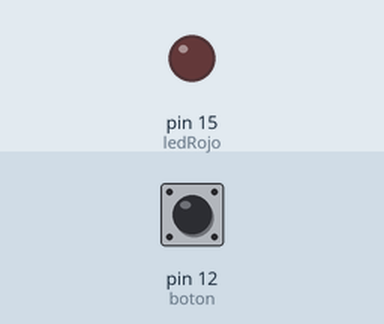
Simulated run of this sketch. Board: Arduino Uno, built with avr-gcc and run on an emulated ATmega328P. Shown: output pins drawn as LEDs (lit = HIGH). The test bench sets the inputs (shaded band); at power-on: pin 12 (boton) LOW.

Above: at 1.2 s.
1.3 s: pin 12 (boton) pulled HIGH for 0.15 s
At 1.6 s:
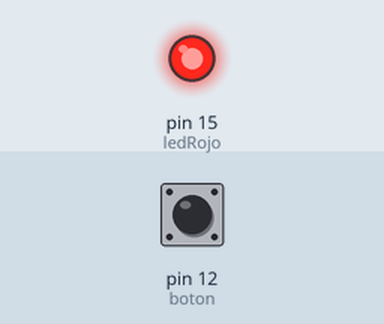
2.9 s: pin 12 (boton) pulled HIGH for 1 s
At 4.0 s:
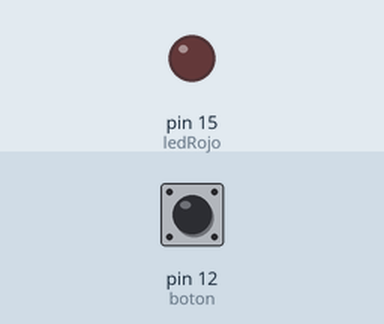
5.4 s: pin 12 (boton) pulled HIGH for 3.2 s
At 5.9 s:
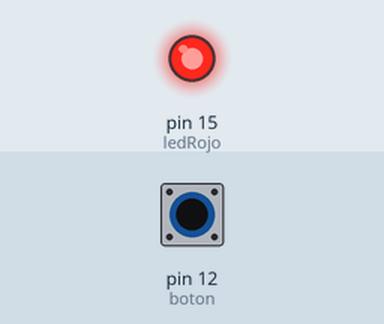
Timing chart, 0 to 8.4 s (numbered marks = the images above; inputs shaded):
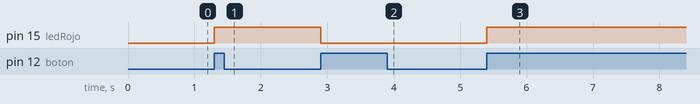

The sketch:

sketch_may10a.ino
```cpp
#define boton 12
#define ledRojo 15

bool estadoLED = false;  // Variable para almacenar el estado del LED

void setup() {
  pinMode(boton, INPUT);
  pinMode(ledRojo, OUTPUT);
}

void loop() {
  static bool ultimoEstadoBoton = LOW;  // Guarda el estado anterior del botón
  int estadoBoton = digitalRead(boton);

  // Detecta el cambio de estado (de LOW a HIGH) para actuar solo en pulsaciones
  if (estadoBoton == HIGH && ultimoEstadoBoton == LOW) {
    estadoLED = !estadoLED;  // Cambia el estado del LED
    digitalWrite(ledRojo, estadoLED ? HIGH : LOW);
    delay(200);  // Pequeño retardo para evitar rebotes mecánicos
  }

  ultimoEstadoBoton = estadoBoton;  // Guarda el estado actual del botón
}
```

Measured:
- after the input at 1.3 s, pin 15 (ledRojo): LOW → HIGH at once
- after the input at 2.9 s, pin 15 (ledRojo): HIGH → LOW at once
- after the input at 5.4 s, pin 15 (ledRojo): LOW → HIGH at once
